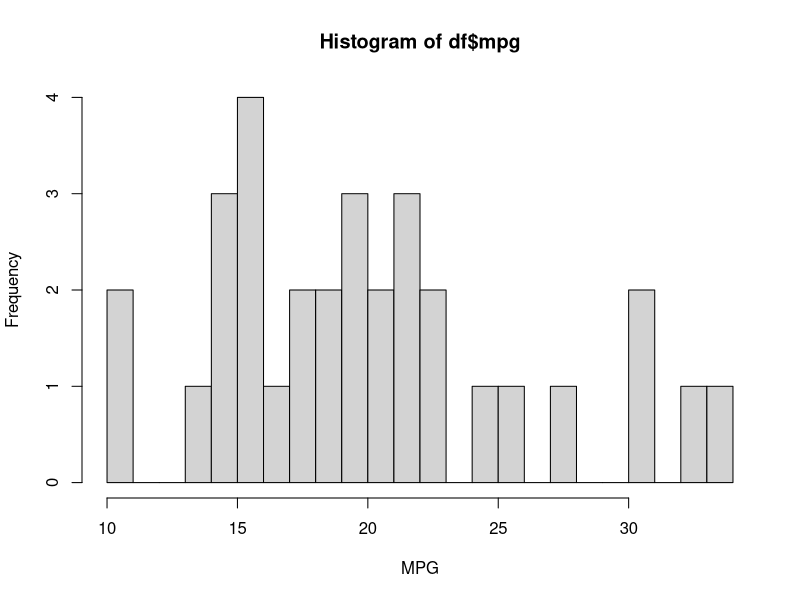
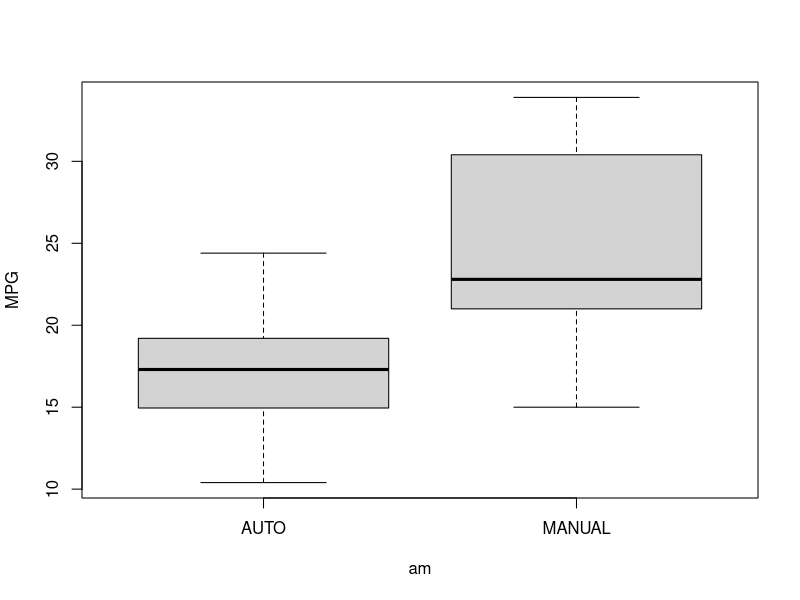
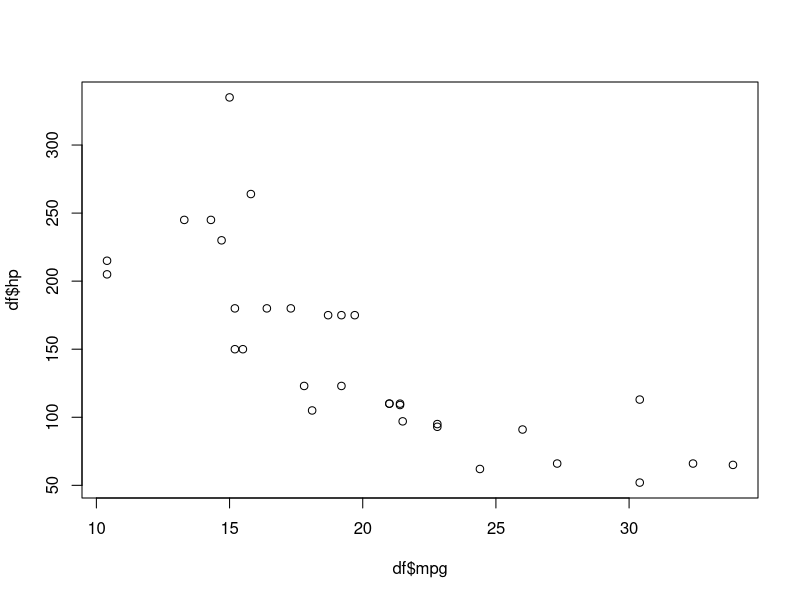
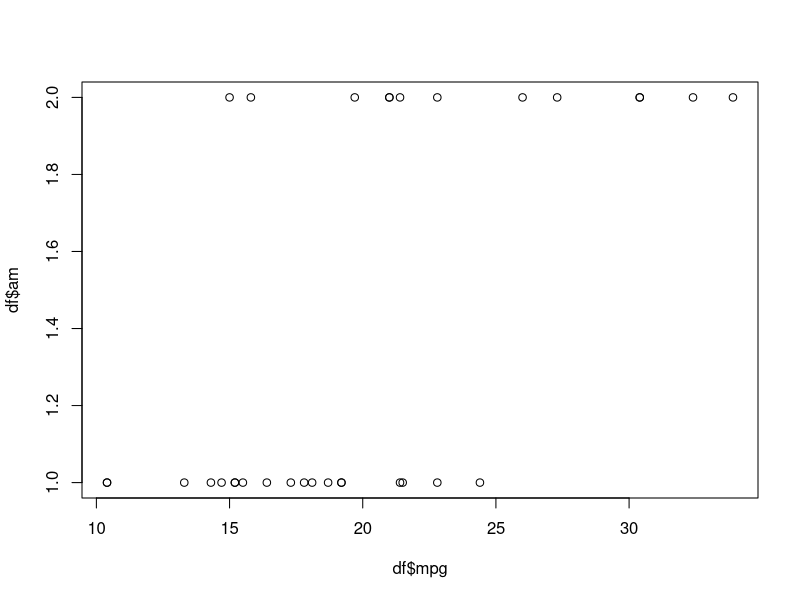
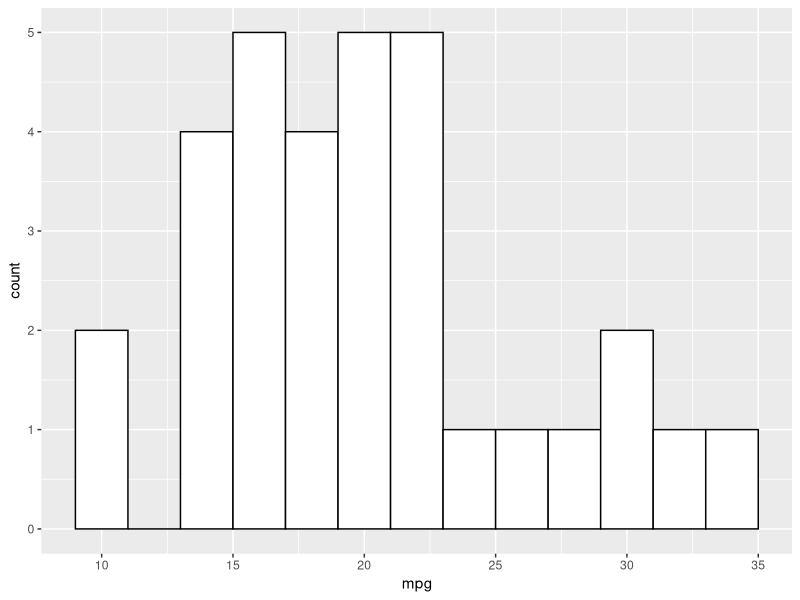
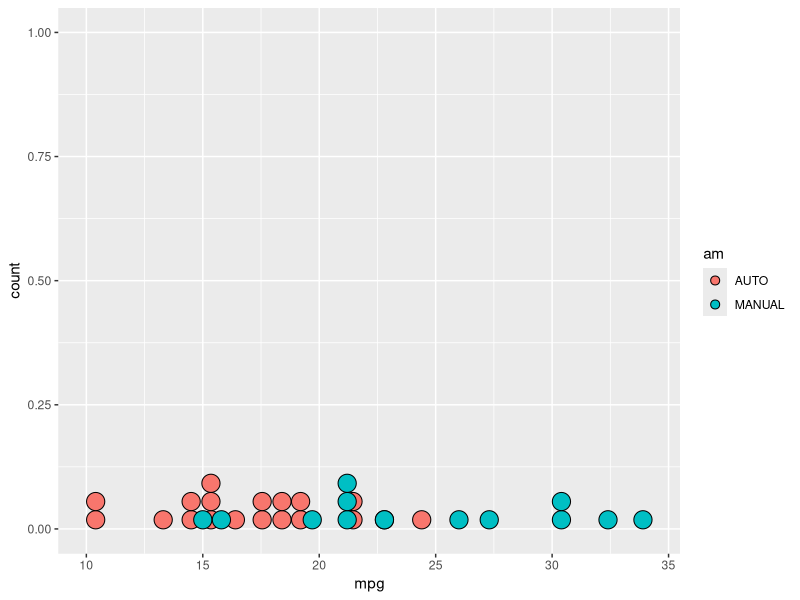
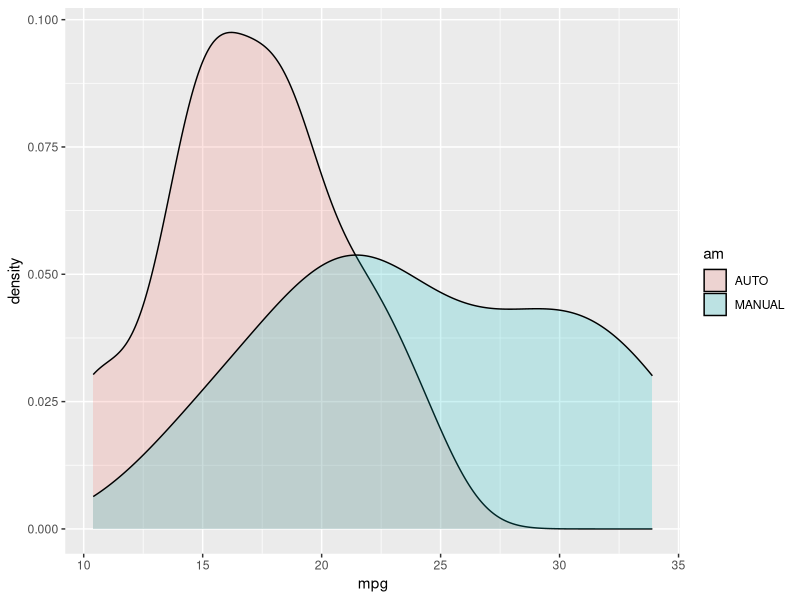
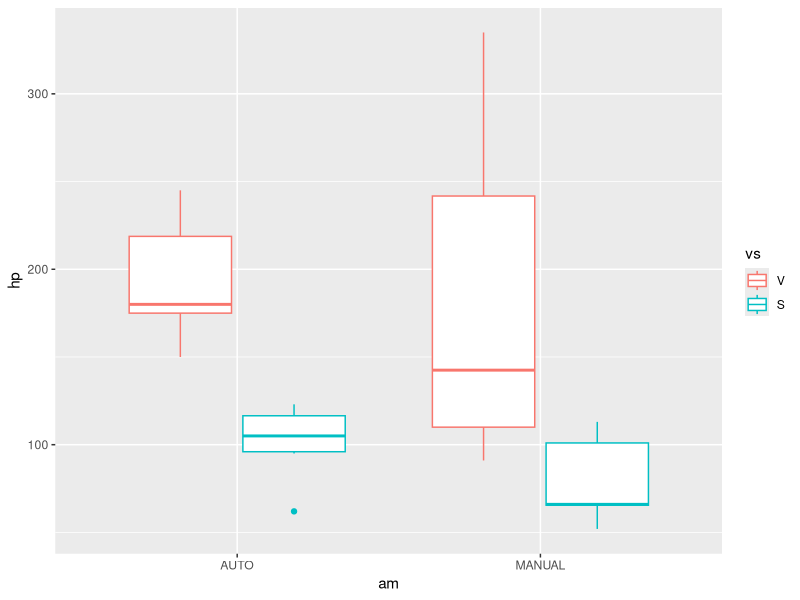

These charts were generated, in order, by the following R code: (Note: this script raises an error after producing the figures.)




df <- mtcars

df$vs <- factor(df$vs, labels = c("V", "S")) 
df$am <- factor(df$am, labels = c("AUTO", "MANUAL")) 


hist(df$mpg, breaks = 20, xlab = "MPG")

boxplot(mpg ~ am, df, ylab = "MPG")

plot(df$mpg, df$hp)

plot(df$mpg, df$am)


library(ggplot2)
ggplot(df, aes(x = mpg)) + 
  geom_histogram(fill = "white", col = "black", binwidth = 2)

ggplot(df, aes(x = mpg, fill = am)) + 
  geom_dotplot()

ggplot(df, aes(x = mpg, fill = am)) + 
  geom_density(alpha = 0.2)


ggplot(df, aes(x = am, y = hp, col = vs)) +
  geom_boxplot()


ggplot(df, aes(x = mpg, y = hp, col = vs, size = qsec)) + 
  geom_point()

my_plot <- ggplot(df, aes(x = mpg, y = hp, col = vs, size = qsec)) +
  geom_point()

my_plot2 <- ggplot(df, aes(x = am, y = hp, col = vs))

my_plot2 + geom_boxplot()


ggplot(airquality, aes(x = airquality$Month, y = airquality$Ozone, group = Month)) + 
  geom_boxplot()


boxplot(Ozone ~ Month, airquality)






plot1 <- ggplot(mtcars, aes(x = mpg, y = disp, color = hp))+
geom_dotplot()
plot1


ggplot(iris, aes(Sepal.Length, Sepal.Width, col = Species)) +
  geom_point(aes(size = Petal.Length))

ggplot(aes(Sepal.Length, Sepal.Width, col = Species)) +
  geom_point(iris, size = Petal.Length)




